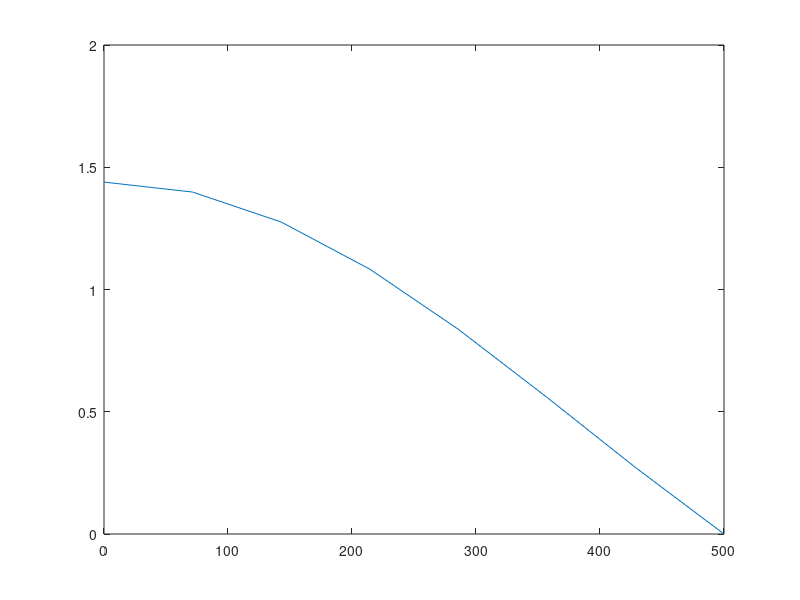
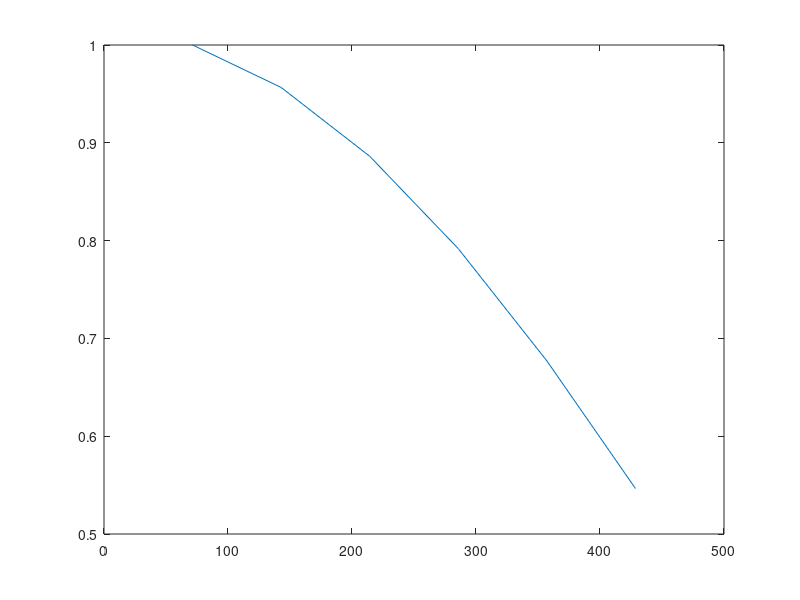

Write MATLAB code to recreate these figures, in order.
function repaso
  ri=0; dr=(500/7); rf=500;
  r=ri:dr:rf;
  T=25000; m=0.8;

  M=zeros(6);
  for i=1:6
    M(i,i)=m;
  endfor

  K1=zeros(6);
  for i=1:6
    K1(i,i)=-2;
  endfor
  for i=1:5
    K1(i+1,i)=1;
    K1(i,i+1)=1;
  endfor
  K1(1,1)=-2/3; K1(1,2)=2/3;
  K1=(-T/(dr^2))*K1;

  K2=zeros(6);
  for i=1:5
    K2(i+1,i)=-1/r(i+2);
    K2(i,i+1)=1/r(i+1);
  endfor
  K2(1,1)=-4/(3*r(2)); K2(1,2)=4/(3*r(2));
  K2=(-T/(2*dr))*K2;

  K=K1+K2;

  A=inv(M)*K;

  #Potencia
  a0=ones(6,1);
  y0=ones(6,1);
  it=0;
  fin=0;
  ea=0.0001;

  while fin==0
    it=it+1;

    xn=y0/max(abs(y0));
    yn=inv(A)*xn;
    an=yn./xn;

    err=max(abs((an-a0)./an));
    if err<=ea
      fin=1;
    endif
    if it==1000
      fin=1;
    endif
    a0=an;
    y0=yn;
  endwhile
  aval=1/max(an)
  avec=yn/max(yn)
  u=zeros(8,1);
  u(1)=(4/3)*yn(1)-(1/3)*yn(2);
  for i=1:6
    u(i+1)=yn(i);
  endfor

  #Aproximacion
  Fi=zeros(6,2);
  for i=1:6
    Fi(i,1)=f1(r(i+1));
    Fi(i,2)=f2(r(i+1));
  endfor
  a=(Fi'*Fi)*(Fi'*yn);

  it2=0;
  for i=r(2):dr:r(7)
    it2=it2+1;

    g(it2)=a(1)*f1(i)+a(2)*f2(i);
  endfor
  r1=r(2):dr:r(7);

  g=g/max(g);
  figure(1);
  plot(r,u);
  figure(2);
  plot(r1,g);

  #Integral
  du=derivadaprimera(u,dr)
  vec=du'*T*du*2*pi*r;
  I=TC(vec,dr)
endfunction
function y1=f1(x)
  y1=cos((pi*x)/(2*500));
endfunction
function y2=f2(x)
  y2=cos((pi*x)/(4*500));
endfunction
function I=TC(vec,dx)
  n=length(vec);
  m=ones(n,1);
  m(1)=0.5;
  m(n)=0.5;
  m=dx*m;
  I=0;
  for i=1:n
    I=I+m(i)*vec(i);
  endfor
endfunction
function VD=derivadaprimera(vec,dx)
  n=length(vec);
  VD=zeros(n,1);
  VD(1)=(vec(2)-vec(1))/dx;
  for i=2:n-1
    VD(i)=(vec(i+1)-vec(i-1))/(2*dx);
  endfor
  VD(n)=(vec(n)-vec(n-1))/dx;
endfunction
